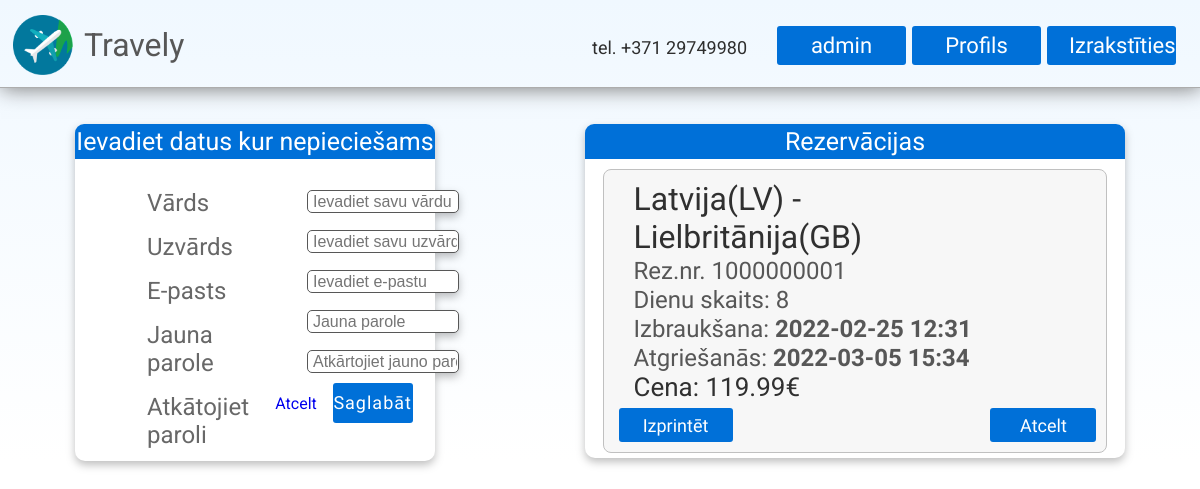
The app's page /profile/edit (signed in) with its own data.
### models.py (models this page shows, shortened)
class Reservation(db.Model):
    id = db.Column(db.Integer, primary_key=True)
    owner_name = db.Column(db.String(30), nullable=False)
    owner_surname = db.Column(db.String(30), nullable=False)
    country_from =  db.Column(db.String(30), nullable=False)
    country_to =  db.Column(db.String(30), nullable=False)
    date_from = db.Column(db.DateTime)
    date_to = db.Column(db.DateTime)
    days = db.Column(db.Integer)
    price = db.Column(db.Float)
    reservation_number = db.Column(db.Integer)
    owner_id = db.Column(db.Integer, db.ForeignKey("user.id"))
    trip_id = db.Column(db.Integer, db.ForeignKey("trip.id"))

### main.py (the view)
@app.route('/profile/edit')
def profils_edit():
    return render_template("edit_profile.html", form = EditUserForm(),  reservations = Reservation.query.filter_by(owner_id=session['user']).all(), trips = Trip.query.all(), countries = Country.query.all(), user = get_user_data(session['user']), is_admin = is_user_admin())

### forms.py
class EditUserForm(FlaskForm):
    email = EmailField('E-pasts')
    password = PasswordField('Parole')
    name = StringField('Vārds')
    surname = StringField('Uzvārds')

### main.py (called while the page is built)
def is_user_logged():
    try:
        return True if session['user'] != None else False
    except:
        return False

def is_user_admin():
    return True if is_user_logged() and User.query.filter_by(id=session['user']).first().role_id != 0 else False

def get_user_data(id):
    return User.query.filter_by(id=id).first()

### templates/edit_profile.html (shortened to what this page needs)
{% extends "index.html" %}
{% block content %}
    <div id="profile-content">
        <div id="profile">
            <div class="profile-titlebar">
                <h1 id="profile-titlebar-text">Ievadiet datus kur nepieciešams</h1>
            </div>
            <div id="informacija-mainit">
                <div>
                    <h2 class="profile-box-text-gray">Vārds</h2>
                    <h2 class="profile-box-text-gray">Uzvārds</h2>
                    <h2 class="profile-box-text-gray">E-pasts</h2>
                    <h2 class="profile-box-text-gray">Jauna parole</h2>
                    <h2 class="profile-box-text-gray">Atkātojiet paroli</h2>
                </div>
                <form action="/profile/edit/check" method="POST">
                    <div class="change-group">
                        {{ form.name(placeholder="Ievadiet savu vārdu", class="change-form") }}
                    </div>
                    <div class="change-group">
                        {{ form.surname(placeholder="Ievadiet savu uzvārdu", class="change-form") }}
                    </div>
                    <div class="change-group">
                        {{ form.email(placeholder="Ievadiet e-pastu", class="change-form") }}
                    </div>
                    <div class="change-group">
                        {{ form.password(placeholder="Jauna parole", class="change-form") }}
                    </div>
                    <div class="change-group">
                        <input type="password" class="change-form" placeholder="Atkārtojiet jauno paroli">
                    </div>
                    <a href="/profile" style="margin-right: 10%;">Atcelt</a><button type="submit" id="save-button">Saglabāt</button>
                </form>
            </div>
        </div>
        <div id="rezervetie-celojumi">
            <div class="reservation-list-titlebar">
                <h1 id="reservation-titlebar-text">Rezervācijas</h1>
            </div>
            <div class="DivToScroll DivWithScroll">
                {% for reservation in reservations %}
                    <div id="celojumi">
                        <div id="celojuma-informacija">
                            <h1 id="destination-text-bold">{{ reservation.country_from }} - {{ reservation.country_to }}</h1>
                            <h1 class="reservation-box-text">Rez.nr. {{ reservation.reservation_number }}</h1>
                            <h1 class="reservation-box-text">Dienu skaits: {{ reservation.days }}</h1>
                            <h1 class="reservation-box-text">Izbraukšana: <b>{{ reservation.date_from.strftime("%Y-%m-%d %H:%M") }}</b></h1>
                            <h1 class="reservation-box-text">Atgriešanās: <b>{{ reservation.date_to.strftime("%Y-%m-%d %H:%M") }}</b></h1>
                            <h1 id="price-text-bold">Cena: {{ reservation.price }}€</h1>
                            <a href="/upload/{{ reservation.id }}/{{ reservation.owner_id }}" class="button" id="button-reserve" style="margin-top: 6px;">Izprintēt</a>
                        </div>
                        <a href="/reservation/remove/{{ reservation.id }}" class="button" id="button-reserve" style="margin-right: 10px;">Atcelt</a>
                    </div>
                {% endfor %}
            </div>
        </div>
    </div>
{% endblock %}

### static/css/stylesheet.css (style rules this page uses)
* { margin:0; padding:0; }
body { font-family: 'Roboto', sans-serif; color:#575757; background-image: linear-gradient(aliceblue, white); background-repeat: no-repeat; }
h1 { font-weight: 500; }
h2 { font-weight: 400; }
a { text-decoration: none; }
a.button { display: inline-block; color: white !important; text-align: center; font-size: 22px !important; font-family: Thasadith; text-decoration: none; line-height: 42px; font-weight: normal !important; background-color: #0070D8; border-radius: 3px; padding-right: 22px; padding-left: 22px; padding-top: 2px; padding-bottom: 2px; }
#celojuma-informacija { margin-left: 15px; }
#button-reserve { font-size: 18px !important; height:30px; width:70px; line-height: 32px; margin-top: auto; }
#profile { background: #dfdfdf; width: 30%; height: auto; margin-left:auto; margin-right: auto; margin-bottom: auto; padding-bottom: 1%; border-radius: 10px; background-color: white; color:black; gap: 2%; filter: drop-shadow(0px 4px 4px rgba(0, 0, 0, 0.25)); align-items: left; }
#profile-content { display: inline-flex; justify-content: flex-end; margin-top: 3%; width:100%; }
.profile-titlebar { border-top-left-radius: 9px; border-top-right-radius: 9px; background-color: #0070D8; height: 35px; }
#profile-titlebar-text { display: flex; font-style: normal; font-weight: normal; font-size: 25px; line-height: 36px; font-weight: normal; text-align: center; color: white; justify-content: center; }
#informacija-mainit { margin-top: 4%; margin-left: 20%; display: inline-flex; flex-direction: row; justify-content: center; align-content: center; }
.profile-box-text-gray { margin-top: 16px; color: rgb(104, 104, 104); }
.reservation-list-titlebar { border-top-left-radius: 9px; border-top-right-radius: 9px; background-color: #0070D8; height: 35px; }
#reservation-titlebar-text { display: flex; font-style: normal; font-weight: normal; font-size: 25px; line-height: 36px; font-weight: normal; text-align: center; color: white; justify-content: center; }
#rezervetie-celojumi { width: 45%; height: 70%; background-color: white; color:black; gap: 2%; filter: drop-shadow(0px 4px 4px rgba(0, 0, 0, 0.25)); margin-left: auto; margin-right: auto; border-radius: 10px; }
.DivToScroll { color: #939393; left: -1px; padding: 10px 7px 5px; }
.DivWithScroll { overflow: auto; overflow-x: hidden; display:flex; flex-direction: column; gap: 20px; }
#celojumi { margin-left: 2%; margin-right: 2%; background: #f7f7f7; border-radius: 8px; display: inline-flex; padding-bottom: 10px; border: solid; border-width: 1px; border-color: #c0c0c0; flex-direction: row; justify-content: space-between; }
#celojuma-informacija { display: table; margin-top: 10px; }
#destination-text-bold { font-weight: normal; padding-left: 15px; color: #303030; }
#price-text-bold { font-weight: normal; padding-left: 15px; color: #303030; font-size: 26px; }
.reservation-box-text { font-family: Thasadith; font-size: 24px; margin-top: 1px; padding-left: 15px; color: #575757; }
.change-form { border: #575757; border-style: solid; border-width: 1px; margin-top: 2%; margin-left: 20%; margin-right: auto; margin-top: 10.5%; color: rgb(51, 51, 51); background-color: #ffffff; font-size: 16px; line-height: 38px; width: 90%; height: 30%; padding: 1%; padding-left: 3%; border-radius: 5px; display: inline-block; }
#save-button { color: white !important; text-align: center; font-size: 18px !important; font-family: Thasadith; text-decoration: none; line-height: 42px; font-weight: normal !important; background-color: #0070D8; border-radius: 3px; margin-top: 10px; color: rgb(255, 255, 255); background-color: #0070D8; font-size: 16px; font-weight: 500; letter-spacing: 1px; line-height: 38px; width: 50%; height: 40px; border: none; }

### records on screen
Reservation: country_from "Latvija(LV)", country_to "Lielbritānija(GB)", reservation_number "1000000001", days "8", date_from "2022-02-25 12:31", date_to "2022-03-05 15:34", price "119.99"
